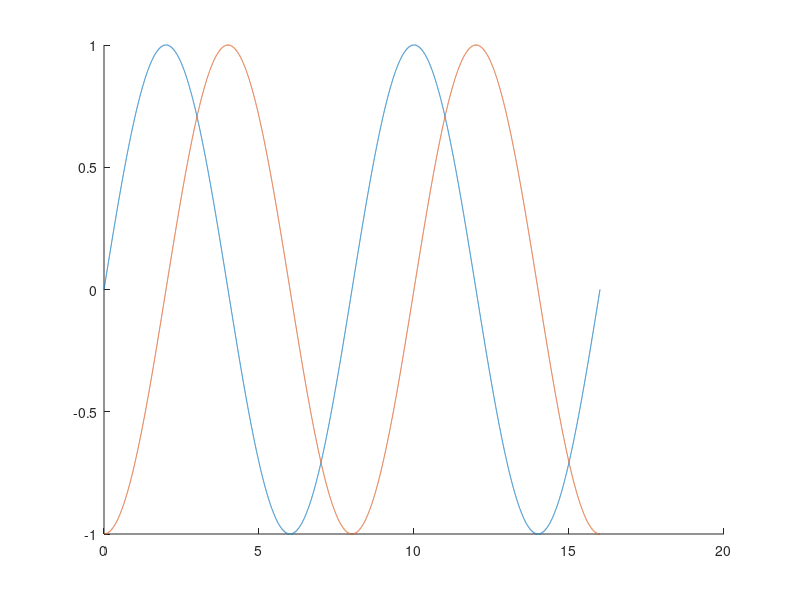

The MATLAB source for this figure:
clear all;
clc;

f=100;
fs=800;
T=fs/f;
t=0:0.001:2*T;

t2=t-2;

x=sin(2*pi*(f/fs)*t);
hold on;
plot(t,x);

y=sin(2*pi*(f/fs)*t2);
plot(t,y);
hold off;